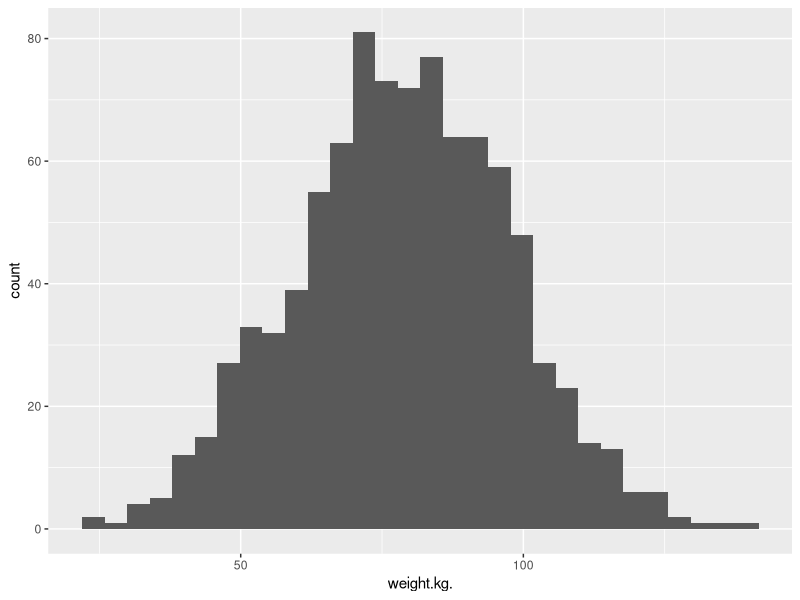
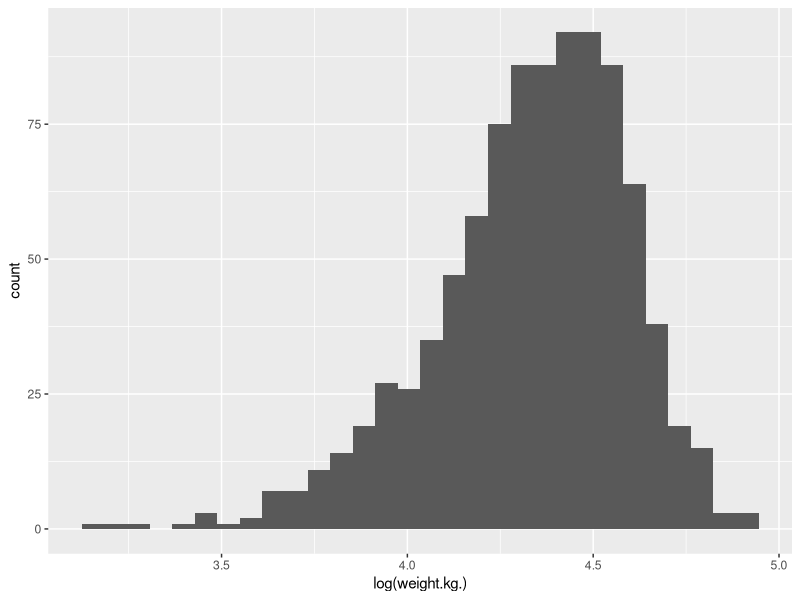
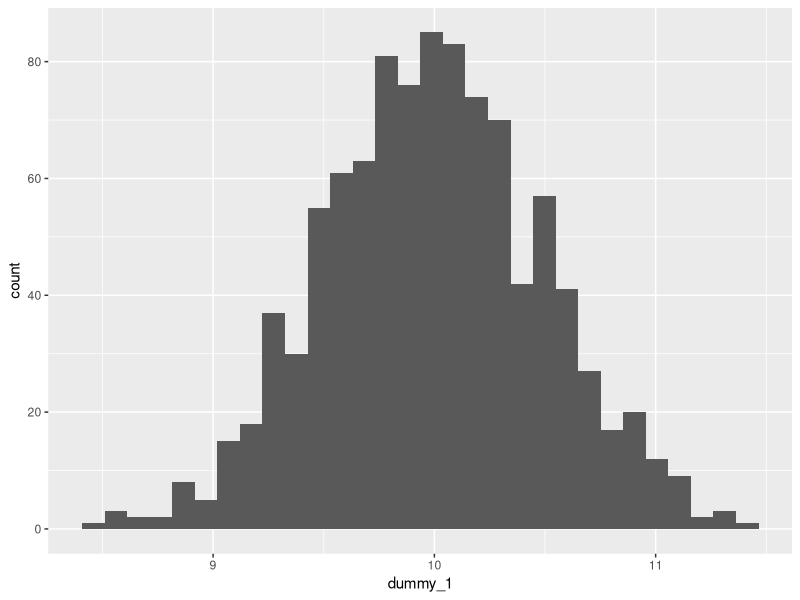
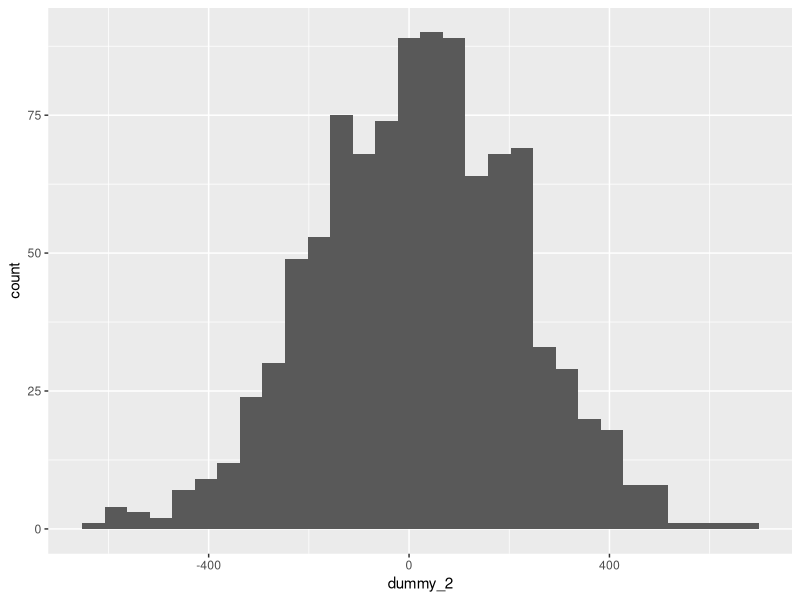

Write R code to recreate these figures, in order. (Note: this script raises an error after producing the figures.)
## ---- chunk 1
## Limit printing output to max. 100 lines to avoid endless scrolling
options(max.print = 100)
## ---- chunk 2
# We will need these libraries and this data later.
library(tidyverse)
library(ggplot2)

# loading data
hgtwgt_survey <- read.csv("data/hgt_wgt.csv")

## ---- chunk 3
ggplot(hgtwgt_survey, aes(x = weight.kg.)) +
  geom_histogram()
## ---- chunk 4
ggplot(hgtwgt_survey, aes(x = log(weight.kg.))) +
  geom_histogram()
## ---- chunk 5
# small standard deviation
dummy_1 <- rnorm(1000, mean = 10, sd = 0.5)
dummy_1 <- as.data.frame(dummy_1)
ggplot(dummy_1, aes(x = dummy_1)) +
  geom_histogram()

# larger standard deviation
dummy_2 <- rnorm(1000, mean = 10, sd = 200)
dummy_2 <- as.data.frame(dummy_2)
ggplot(dummy_2, aes(x = dummy_2)) +
  geom_histogram()
## ---- chunk 6
mean(hgtwgt_survey$weight.kg., na.rm = TRUE)
## ---- chunk 7
sdweight <- sd(hgtwgt_survey$weight.kg., na.rm = TRUE)
print(sdweight)

varweight <- var(hgtwgt_survey$weight.kg., na.rm = TRUE)
print(varweight)
sqrt(varweight) == sdweight
## ---- chunk 8
median(lon_dims_imd_2019$barriers_london_rank, na.rm = TRUE)
## ---- chunk 9
IQR(lon_dims_imd_2019$barriers_london_rank, na.rm = TRUE)
## ---- chunk 10
table(lon_dims_imd_2019$la19nm)
## ---- chunk 11
areastable <- table(lon_dims_imd_2019$la19nm)
prop.table(areastable)
## ---- chunk 12
table(
  lon_dims_imd_2019$la19nm,
  lon_dims_imd_2019$IDAOP_london_decile
)
## ---- chunk 13
lon_dims_imd_2019 %>%
  group_by(la19nm) %>%
  summarise(avg = mean(Income_london_rank)) %>%
  arrange(la19nm, .locale = "en")
## ---- chunk 14
t.test(health_london_rank ~ city, data = lon_dims_imd_2019)$statistic
t.test(health_london_rank ~ city, data = lon_dims_imd_2019)$parameter
## ---- chunk 15
anovamodel <- aov(lon_dims_imd_2019$health_london_rank ~ lon_dims_imd_2019$la19nm)
summary(anovamodel)

TukeyHSD(anovamodel)
## ---- chunk 16
cor.test(lon_dims_imd_2019$Income_london_rank, lon_dims_imd_2019$health_london_rank)

ggplot(lon_dims_imd_2019, aes(Income_london_rank, health_london_rank)) +
  geom_point() +
  geom_smooth()
## ---- chunk 17
modelone <- lm(lon_dims_imd_2019$Income_london_rank ~ lon_dims_imd_2019$health_london_rank)
summary(modelone)
## ---- chunk 18
lon_dims_imd_2019 %>%
  mutate(city = factor(city))

modelttest <- lm(lon_dims_imd_2019$health_london_rank ~ lon_dims_imd_2019$city)

summary(modelttest)
